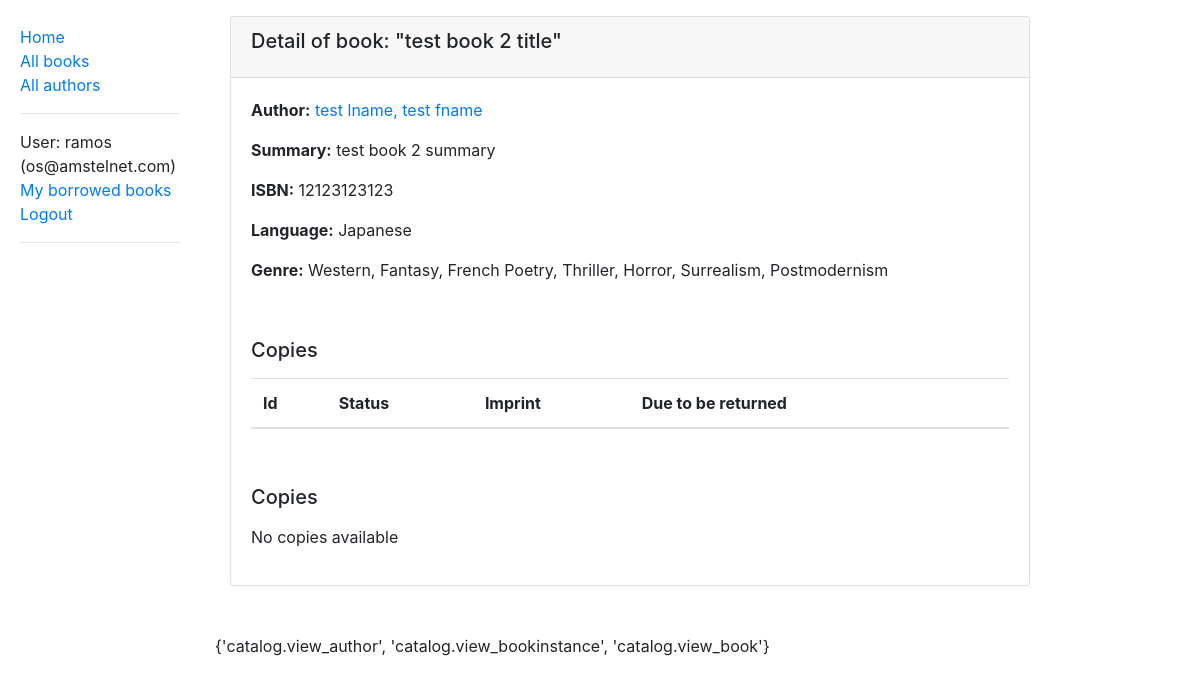
/catalog/book/26 (signed in), run on an earlier commit of the app's database.
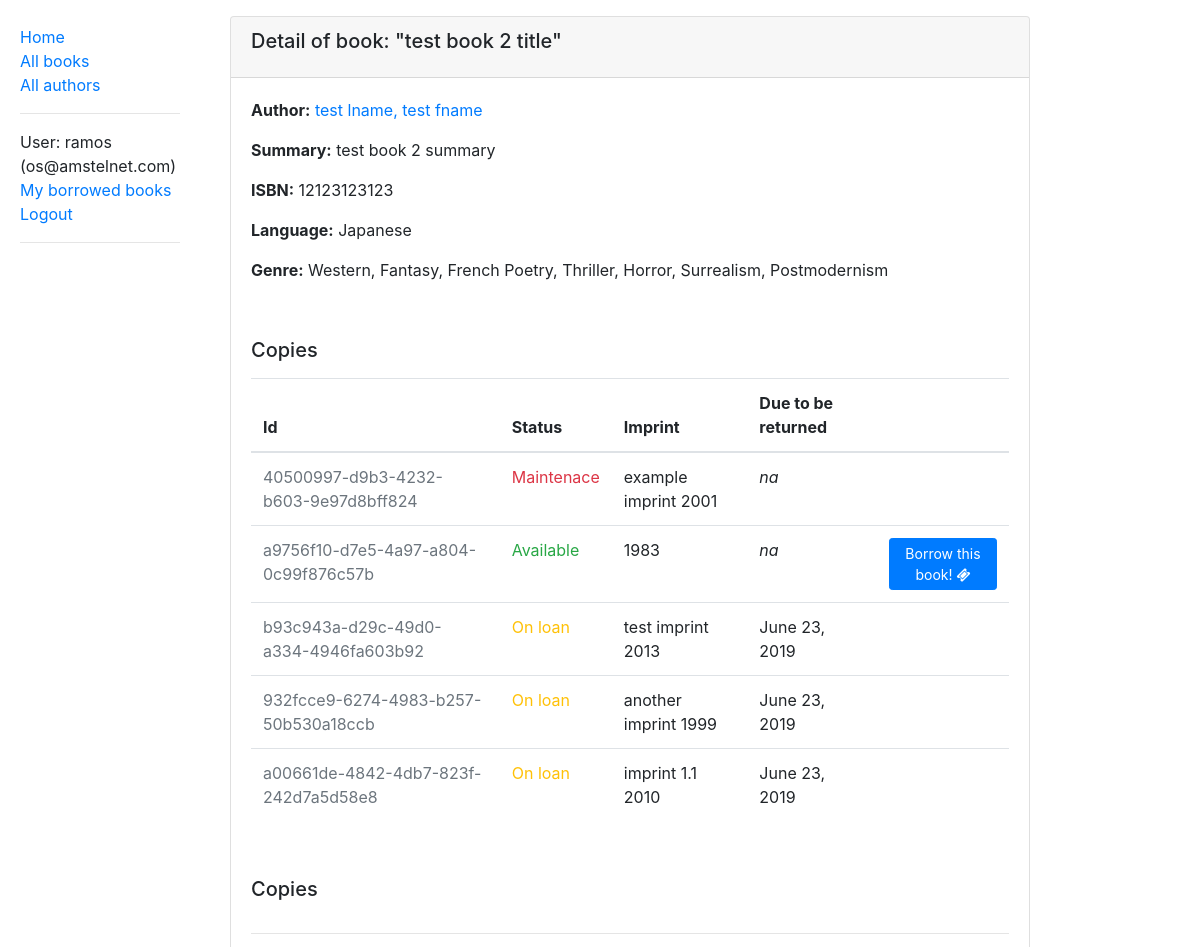
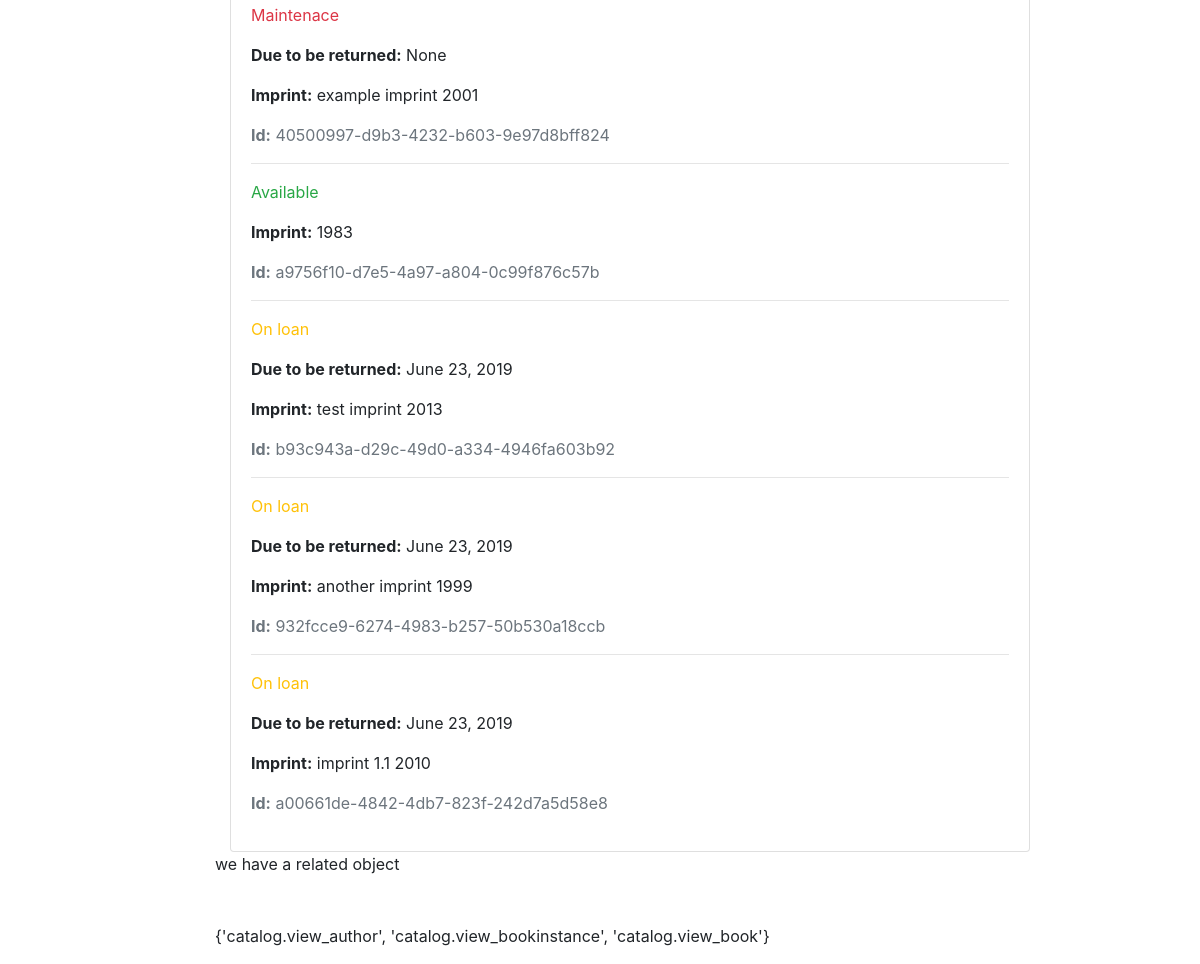
And on a later commit of the database (2 pictures, top to bottom).
### catalog/models.py (models this page shows, shortened)
class Book(models.Model):
    title = models.CharField(max_length=200)
    author = models.ForeignKey('Author', on_delete=models.SET_NULL, null=True)
    summary = models.TextField(max_length=1000, help_text='Enter a brief description of the book')
    isbn = models.CharField('ISBN', max_length=13,
                            help_text='13 Character <a href="https://www.isbn-international.org/content/what-isbn">ISBN number</a>')
    genre = models.ManyToManyField(Genre, help_text='Select a genre for this book')
    language = models.ForeignKey('Language', on_delete=models.SET_NULL, null=True)
    def display_genre(self):
        """Create a string for the Genre. This is required to display genre in Admin."""
        return ', '.join([genre.name for genre in self.genre.all()[:3]])
    display_genre.short_description = 'Genre'
    def __str__(self):
        return self.title

class Author(models.Model):
    first_name = models.CharField(max_length=100)
    last_name = models.CharField(max_length=100)
    date_of_birth = models.DateField(null=True, blank=True)
    date_of_death = models.DateField('Died', null=True, blank=True)
    class Meta:
        ordering = ['last_name', 'first_name']
    def __str__(self):
        return f'{self.last_name}, {self.first_name}'

class Language(models.Model):
    name = models.CharField(max_length=200,
                            help_text="Enter the book's natural language (e.g. English , French, Japanese etc.)")
    def __str__(self):
        return self.name

class Genre(models.Model):
    name = models.CharField(max_length=200, help_text="Enter a book genre (e.g. Science Fiction)")
    def __str__(self):
        return self.name

class BookInstance(models.Model):
    id = models.UUIDField(primary_key=True, default=uuid.uuid4,
                          help_text='Unique ID for this particular book across whole library')
    book = models.ForeignKey('Book', on_delete=models.SET_NULL, null=True)
    imprint = models.CharField(max_length=200)
    due_back = models.DateField(null=True, blank=True)
    LOAN_STATUS = (
        ('m', 'Maintenace'),
        ('o', 'On loan'),
        ('a', 'Available'),
        ('r', 'Reserved'),
    )
    status = models.CharField(
        max_length=1,
        choices=LOAN_STATUS,
        blank=True,
        default='m',
        help_text='Book availability',
    )
    borrower = models.ForeignKey(User, on_delete=models.SET_NULL, null=True, blank=True)
    class Meta:
        ordering = ['due_back']
        permissions = (
            ('can_mark_returned', 'Set book as returned'),
        )

### catalog/views.py (the view)
# urls.py: path('book/<int:pk>', views.BookDetailView.as_view(), name='book-detail'),
class BookDetailView(LoginRequiredMixin,
                     DetailView):
    model = Book
    bookinstances_paginate_by = 5
    def dispatch(self, *args, **kwargs):
        print('dispatch()')
        self.object = self.get_object()
        print(f'self.object: {self.object}')
        return super().dispatch(*args, **kwargs)
    def get_context_data(self, *args, **kwargs):
        context_data = super().get_context_data(*args, **kwargs)
        context_data['book'] = self.object
        context_data['action'] = 'Add'
        ro_page = self.request.GET.get('ro_page')
        bookinstances = self.object.bookinstance_set.all()
        bookinstances_paginator = paginator.Paginator(bookinstances, self.bookinstances_paginate_by)
        try:
            bookinstances_page_obj = bookinstances_paginator.page(ro_page)
        except (paginator.PageNotAnInteger, paginator.EmptyPage):
            bookinstances_page_obj = bookinstances_paginator.page(1)
        print(f"bookinstances_page_obj: {bookinstances_page_obj}")
        print(f"bookinstances_page_obj.has_other_pages: {bookinstances_page_obj.has_other_pages()}")
        print(f"bookinstances_paginator.num_pages: {bookinstances_paginator.num_pages}")
        context_data['related_page_obj'] = bookinstances_page_obj
        return context_data

### catalog/templates/catalog/book_detail.html
                                {% extends 'base_generic.html' %}
{% block content %}
    <div class="container-fluid mt-3">
    <div class="card" style="width: 50rem;">
        <div class="card-header">
            <h5 class="card-title">Detail of book: "{{ book.title }}"</h5>
        </div>
        <div class="card-body">
            <p><strong>Author:</strong> <a href="{% url 'author-detail' book.author.pk %}">{{ book.author }}</a></p>
            <p><strong>Summary:</strong> {{ book.summary }}</p>
            <p><strong>ISBN:</strong> {{ book.isbn }}</p>
            <p><strong>Language:</strong> {{ book.language }}</p>
            <p><strong>Genre:</strong>
                {% for genre in book.genre.all %}
                    {{ genre }}{% if not forloop.last %}, {% endif %}
                {% endfor %}
            </p>
        </div>
        {% include 'catalog/book_copies.html' %}
    </div>
    </div>
{% endblock %}

### templates/base_generic.html (shortened to what this page needs)
                    {% load bootstrap4 %}
<!DOCTYPE html>
<html lang="en">
<head>
    {% bootstrap_css %}
    <link rel="stylesheet" href="https://stackpath.bootstrapcdn.com/font-awesome/4.7.0/css/font-awesome.min.css">
    {%  load static %}
    <link rel="stylesheet" href="{% static 'css/styles.css' %}">
</head>
<body>
  <div class="container-fluid">
     <div class="row">
         <div class="col-sm-2">
             {% block sidebar %}
                 <ul class="sidebar-nav">
                   <li><a href="{% url 'index' %}">Home</a></li>
                     <li><a href="{% url 'books' %}">All books</a></li>
                     <li><a href="{% url 'authors' %}">All authors</a></li>
                     <li><hr></li>
                     {% if user.is_authenticated %}
                         <li>User: {{ user.get_username }} ({{ user.email }})</li>
                         <li><a href="{% url 'my-borrowed-books' %}">My borrowed books</a></li>
                         <li><a href="{% url 'logout' %}?next={{ request.path }}">Logout</a></li>
                         <li><hr></li>
                     {% else %}
                         <li><a href="{% url 'login' %}?next={{ request.path }}">Login</a></li>
                     {% endif %}
                 </ul>
             {% endblock sidebar %}
         </div>
         <div class="col-sm-10">
             {% block content %}{% endblock %}
             {% block pagination %}
                 {% if related_page_obj %}
                     <p> we have a related object </p>
                 {% endif %}
             {% endblock %}
             <p class="mt-5">
                 {% if perms.catalog %}
                     {{ perms.catalog  }}
                 {% endif %}
             </p>
         </div>
     </div>
  </div>
</body>
</html>

### catalog/templates/catalog/book_copies.html (shortened to what this page needs)
 <div class="card-body">
    <h5 class="card-title">Copies
    </h5>
    <div class="row mt-3">
        <div class="col-sm-12 col-md-12 ">
            <table class="table">
                <thead>
                    <tr>
                        <th>Id</th>
                        <th>Status</th>
                        <th>Imprint</th>
                        <th>Due to be returned</th>
                        <th></th>
                    </tr>
                </thead>
                <tbody>
                {% for copy in related_page_obj.object_list %}
                    <tr>
                        <td>
                            <span class="text-muted">{{ copy.id }}</span>
                        </td>
                        <td>
                            <span class="{% if copy.status == 'a' %}text-success{% elif copy.status == 'm' %}text-danger{% else %}text-warning{% endif %}">
                                {{ copy.get_status_display }}
                            </span>
                        </td>
                        <td>
                            {{ copy.imprint }}
                        </td>
                        <td>
                            {% if copy.status == 'o' %}
                                {{ copy.due_back }}
                            {% else %}
                                <i>na</i>
                            {% endif %}
                        </td>
                        <td>
                            {% if copy.status == 'a' %}
                               <a href="{% url 'book-copy-borrow' book.pk copy.id %}" class="btn btn-primary btn-sm float-right"  role="button">Borrow this book! <i class="fa fa-ticket"></i></a>
                            {% endif %}
                        </td>
                    </tr>
                {% endfor %}
                </tbody>
            </table>
        </div>
    </div>
 </div>
 <div class="card-body">
         <h5 class="card-title">Copies
         </h5>
         <div class="row mt-3">
             <div class="col-sm-12 col-md-12 ">
                 {% for copy in related_page_obj.object_list %}
                        <hr>
                        <p class="{% if copy.status == 'a' %}text-success{% elif copy.status == 'm' %}text-danger{% else %}text-warning{% endif %}">
                            {{ copy.get_status_display }}
                        </p>
                        {% if copy.status != 'a' %}
                            <p><strong>Due to be returned:</strong> {{ copy.due_back }}</p>
                        {% endif %}
                        <p><strong>Imprint:</strong> {{ copy.imprint }}</p>
                        <p class="text-muted"><strong>Id:</strong> {{ copy.id }}</p>
                 {% empty %}
                     <p>No copies available</p>
                 {% endfor %}
             </div>
         </div>
 </div>

### static/css/styles.css (style rules this page uses)
.sidebar-nav { margin-top: 20px; padding: 5px; list-style: none; }

What changed in the data, as far as the page shows it:
added BookInstance: id "40500997-d9b3-4232-b603-9e97d8bff824", status "Maintenace", imprint "example imprint 2001", due_back "None"
added BookInstance: id "a9756f10-d7e5-4a97-a804-0c99f876c57b", status "Available", imprint "1983", shows "na", shows "Borrow this book!"
added BookInstance: id "b93c943a-d29c-49d0-a334-4946fa603b92", status "On loan", imprint "test imprint 2013", due_back "June 23, 2019"
added BookInstance: id "932fcce9-6274-4983-b257-50b530a18ccb", status "On loan", imprint "another imprint 1999", due_back "June 23, 2019"
added BookInstance: id "a00661de-4842-4db7-823f-242d7a5d58e8", status "On loan", imprint "imprint 1.1 2010", due_back "June 23, 2019"
Also different on the page:
text no longer shown: "No copies available"
text now shown: "we have a related object"
